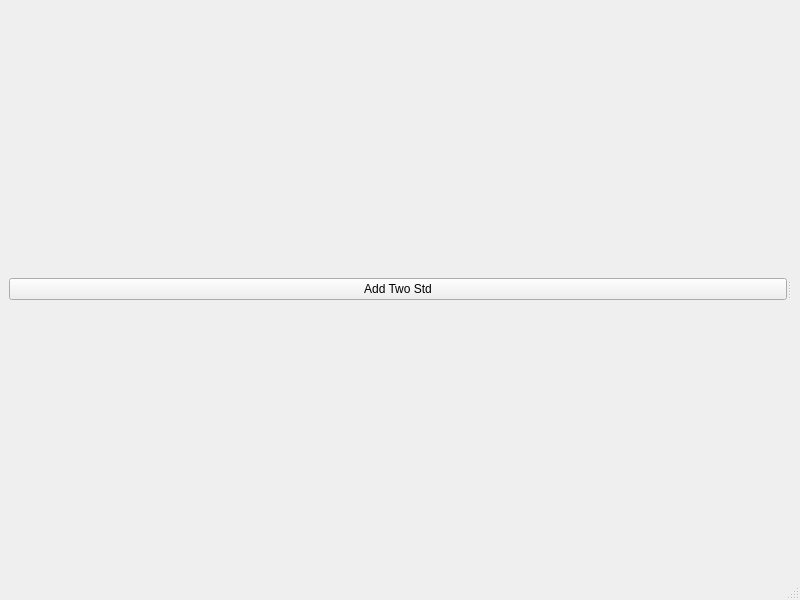
<?xml version="1.0" encoding="UTF-8"?>
<ui version="4.0">
 <class>MainWindow</class>
 <widget class="QMainWindow" name="MainWindow">
  <property name="geometry">
   <rect>
    <x>0</x>
    <y>0</y>
    <width>800</width>
    <height>600</height>
   </rect>
  </property>
  <property name="windowTitle">
   <string>MainWindow</string>
  </property>
  <widget class="QWidget" name="centralwidget">
   <layout class="QVBoxLayout" name="verticalLayout_3">
    <item>
     <widget class="QSplitter" name="splitter">
      <property name="orientation">
       <enum>Qt::Horizontal</enum>
      </property>
      <widget class="QWidget" name="verticalLayoutWidget">
       <layout class="QVBoxLayout" name="verticalLayout">
        <item>
         <widget class="QPushButton" name="pushButtonAddTwoStd">
          <property name="text">
           <string>Add Two Std</string>
          </property>
         </widget>
        </item>
       </layout>
      </widget>
      <widget class="QWidget" name="verticalLayoutWidget_2">
       <layout class="QVBoxLayout" name="verticalLayout_2"/>
      </widget>
     </widget>
    </item>
   </layout>
  </widget>
  <widget class="QMenuBar" name="menubar">
   <property name="geometry">
    <rect>
     <x>0</x>
     <y>0</y>
     <width>800</width>
     <height>21</height>
    </rect>
   </property>
  </widget>
  <widget class="QStatusBar" name="statusbar"/>
 </widget>
 <resources/>
 <connections/>
</ui>
